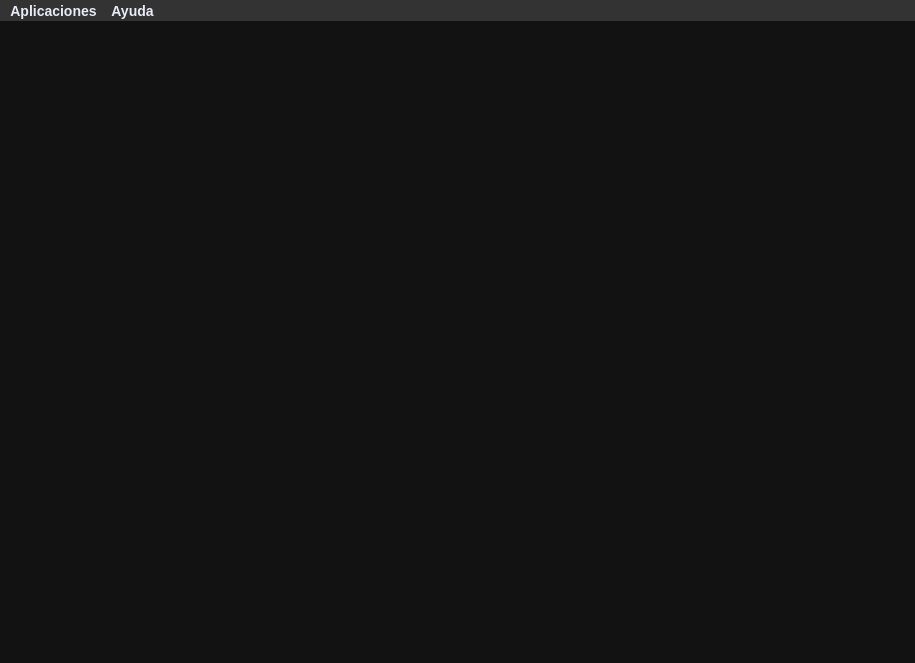
<?xml version="1.0" encoding="UTF-8"?>
<ui version="4.0">
 <class>HOTEL</class>
 <widget class="QMainWindow" name="HOTEL">
  <property name="geometry">
   <rect>
    <x>0</x>
    <y>0</y>
    <width>915</width>
    <height>663</height>
   </rect>
  </property>
  <property name="minimumSize">
   <size>
    <width>915</width>
    <height>663</height>
   </size>
  </property>
  <property name="maximumSize">
   <size>
    <width>915</width>
    <height>663</height>
   </size>
  </property>
  <property name="windowTitle">
   <string>HOTEL</string>
  </property>
  <property name="styleSheet">
   <string notr="true">/* Estilo para el fondo del QWidget en modo oscuro */
QWidget {
    background-color: #121212; /* Fondo oscuro */
    color: #E8EAF6; /* Texto claro en el fondo oscuro */
}

/* Estilo para la barra de menús */
QMenuBar {
    background-color: #333333; /* Fondo oscuro de la barra */
    color: #E8EAF6; /* Texto claro en el menú */
    font-size: 14px;
    font-weight: 600;
}

/* Elementos de los menús en la barra */
QMenuBar::item {
    background-color: transparent;
    color: #E8EAF6;
}

/* Elementos seleccionados en la barra de menús */
QMenuBar::item:selected {
    background-color: #6200EE; /* Color de selección */
    color: #FFFFFF; /* Texto blanco cuando se selecciona */
}

/* Estilo para las acciones (QAction) */
QAction {
    font-size: 14px;
    font-weight: 600;
    color: #E8EAF6; /* Texto claro */
    background-color: transparent;
}

/* Acción en hover */
QAction:hover {
    background-color: #6200EE; /* Fondo al pasar el mouse */
    color: #FFFFFF; /* Texto blanco */
}

/* Acción presionada */
QAction:pressed {
    background-color: #3700B3; /* Fondo más oscuro al presionar */
    color: #FFFFFF; /* Texto blanco */
}

/* Botones (QPushButton) en modo oscuro */
QPushButton {
    background-color: #6200EE; /* Fondo de botón */
    color: #FFFFFF; /* Texto claro */
    border-radius: 8px;
    font-size: 14px;
    font-weight: bold;
    padding: 12px 20px;
}

/* Hover y pressed para botones */
QPushButton:hover {
    background-color: #3700B3;
}

QPushButton:pressed {
    background-color: #3100A0;
}

/* Campos de texto (QLineEdit) en modo oscuro */
QLineEdit {
    border: 2px solid #6200EE;
    border-radius: 8px;
    background-color: #333333; /* Fondo oscuro */
    color: #E8EAF6; /* Texto claro */
    font-size: 14px;
    padding: 10px 14px;
}

QLineEdit:focus {
    border-color: #03DAC5; /* Resaltar el borde al enfocar */
}

/* Otros componentes como labels */
QLabel {
    color: #E8EAF6; /* Texto claro */
    font-size: 14px;
    font-weight: 600;
}

</string>
  </property>
  <widget class="QWidget" name="centralwidget">
   <property name="minimumSize">
    <size>
     <width>915</width>
     <height>620</height>
    </size>
   </property>
   <property name="maximumSize">
    <size>
     <width>915</width>
     <height>620</height>
    </size>
   </property>
   <widget class="QStackedWidget" name="stackedWidget">
    <property name="geometry">
     <rect>
      <x>0</x>
      <y>0</y>
      <width>900</width>
      <height>600</height>
     </rect>
    </property>
    <property name="minimumSize">
     <size>
      <width>900</width>
      <height>600</height>
     </size>
    </property>
    <property name="maximumSize">
     <size>
      <width>900</width>
      <height>600</height>
     </size>
    </property>
    <widget class="QWidget" name="page"/>
    <widget class="QWidget" name="page_2"/>
   </widget>
  </widget>
  <widget class="QMenuBar" name="menubar">
   <property name="geometry">
    <rect>
     <x>0</x>
     <y>0</y>
     <width>915</width>
     <height>25</height>
    </rect>
   </property>
   <widget class="QMenu" name="menuAplicaciones">
    <property name="title">
     <string>Aplicaciones</string>
    </property>
    <addaction name="actionReservar"/>
    <addaction name="actionClientes"/>
   </widget>
   <widget class="QMenu" name="menuAyuda">
    <property name="title">
     <string>Ayuda</string>
    </property>
    <addaction name="actionAcerca"/>
    <addaction name="actionDocumentaci_n"/>
   </widget>
   <addaction name="menuAplicaciones"/>
   <addaction name="menuAyuda"/>
  </widget>
  <widget class="QStatusBar" name="statusbar"/>
  <action name="actionReservar">
   <property name="text">
    <string>Reservar</string>
   </property>
  </action>
  <action name="actionClientes">
   <property name="text">
    <string>Clientes</string>
   </property>
  </action>
  <action name="actionAcerca">
   <property name="text">
    <string>Acerca</string>
   </property>
  </action>
  <action name="actionDocumentaci_n">
   <property name="text">
    <string>Documentación</string>
   </property>
  </action>
 </widget>
 <resources/>
 <connections/>
</ui>
